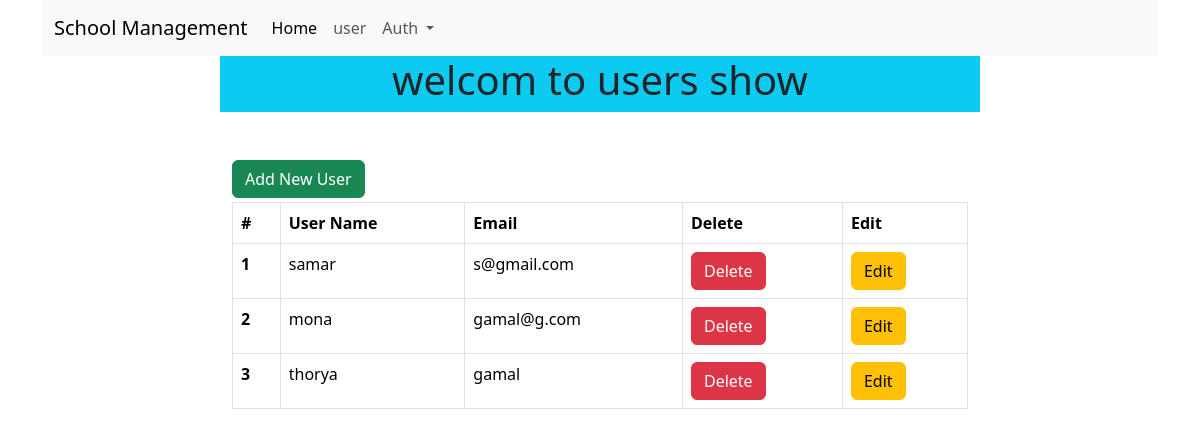
The page /users/index.php on the database its author committed.
### tables this page shows
CREATE TABLE `users` (
  `id` int(11) NOT NULL,
  `user_name` varchar(250) NOT NULL,
  `email` varchar(250) NOT NULL,
  `password` varchar(250) NOT NULL
);

### Connect.php (called while the page is built, shortened)
<?php
class Connect
{
    private $conn;
    public function __construct()
    {
        $this->conn = mysqli_connect(self::host_name, self::user_name, self::password, self::db, self::port);
    }
    public function select(string $tableName)
    {
        $s = "SELECT * FROM $tableName";
        $rows = $this->conn->query($s);
        if ($rows->num_rows > 0) {
            $data = $rows->fetch_all(MYSQLI_ASSOC);
            return $data;
        }
        return [];
    }
}

### users/index.php (the view, shortened to what this page needs)
<?php
include_once "../Connect.php";
include_once "../header.php";
$conect = new Connect();
$userData = $conect->select("users");
include_once "../header.php";
?>
<div class="row justify-content-center">
    <div class="col-8 bg-info">
        <h1 style="text-align: center;">welcom to users show</h1>
    </div>
</div>
<div class="row justify-content-center mt-5">
    <div class="col-8">
        <a class="btn btn-success" href="\school_managment_NTI\users\add.php">Add New User</a>
        <table class="table table-bordered mt-1">
            <thead class="btn-info">
                <tr>
                    <th scope="col">#</th>
                    <th scope="col">User Name</th>
                    <th scope="col">Email</th>
                    <th scope="col">Delete</th>
                    <th scope="col">Edit</th>
                </tr>
            </thead>
            <tbody>
                <?php
                foreach ($userData as $key => $value) { ?>
                    <tr>
                        <th scope="row"><?= $key + 1 ?></th>
                        <td><?= $value['user_name'] ?></td>
                        <td><?= $value['email'] ?></td>
                        <td>
                            <form method="POST" onsubmit="return confirm('are you sure to delete user')">
                                <input type="submit" class="btn btn-danger" value="Delete">
                            </form>
                        </td>
                        <td>
                            <a class="btn btn-warning" href="\school_managment_NTI\users\edit.php?id=<?= $value['id'] ?>">Edit</a>
                        </td>
                    </tr>
                <?php
                } ?>
            </tbody>
        </table>
    </div>
</div>
<?php
include_once '../footer.php'
?>

### rows shown on the page
users: user_name "samar", email "s@gmail.com"
users: user_name "mona", email "gamal@g.com"
users: user_name "thorya", email "gamal"
